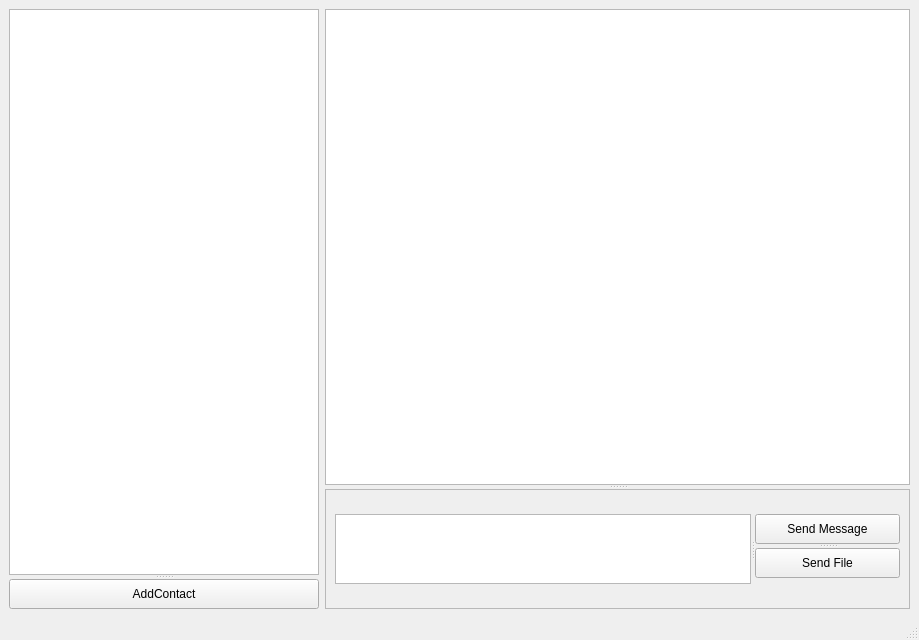
<?xml version="1.0" encoding="UTF-8"?>
<ui version="4.0">
 <class>ChatPage</class>
 <widget class="QMainWindow" name="ChatPage">
  <property name="geometry">
   <rect>
    <x>0</x>
    <y>0</y>
    <width>919</width>
    <height>640</height>
   </rect>
  </property>
  <property name="windowTitle">
   <string>MainWindow</string>
  </property>
  <widget class="QWidget" name="centralwidget">
   <layout class="QGridLayout" name="gridLayout_3">
    <item row="0" column="1">
     <widget class="QSplitter" name="splitter_2">
      <property name="orientation">
       <enum>Qt::Vertical</enum>
      </property>
      <widget class="QListWidget" name="C_ChatList"/>
      <widget class="QFrame" name="frame">
       <property name="maximumSize">
        <size>
         <width>16777215</width>
         <height>120</height>
        </size>
       </property>
       <property name="frameShape">
        <enum>QFrame::StyledPanel</enum>
       </property>
       <property name="frameShadow">
        <enum>QFrame::Raised</enum>
       </property>
       <layout class="QGridLayout" name="gridLayout">
        <item row="0" column="0">
         <widget class="QSplitter" name="splitter_4">
          <property name="orientation">
           <enum>Qt::Horizontal</enum>
          </property>
          <widget class="QPlainTextEdit" name="C_PlainText"/>
          <widget class="QSplitter" name="splitter">
           <property name="orientation">
            <enum>Qt::Vertical</enum>
           </property>
           <widget class="QPushButton" name="C_MessageButton">
            <property name="maximumSize">
             <size>
              <width>16777215</width>
              <height>30</height>
             </size>
            </property>
            <property name="text">
             <string>Send Message</string>
            </property>
           </widget>
           <widget class="QPushButton" name="C_FileButton">
            <property name="maximumSize">
             <size>
              <width>16777215</width>
              <height>30</height>
             </size>
            </property>
            <property name="text">
             <string>Send File</string>
            </property>
           </widget>
          </widget>
         </widget>
        </item>
       </layout>
      </widget>
     </widget>
    </item>
    <item row="0" column="0">
     <widget class="QSplitter" name="splitter_5">
      <property name="orientation">
       <enum>Qt::Vertical</enum>
      </property>
      <widget class="QListWidget" name="C_ContactList">
       <property name="maximumSize">
        <size>
         <width>310</width>
         <height>16777215</height>
        </size>
       </property>
      </widget>
      <widget class="QPushButton" name="C_AddContactButton">
       <property name="maximumSize">
        <size>
         <width>16777215</width>
         <height>30</height>
        </size>
       </property>
       <property name="text">
        <string>AddContact</string>
       </property>
      </widget>
     </widget>
    </item>
   </layout>
  </widget>
  <widget class="QMenuBar" name="menubar">
   <property name="geometry">
    <rect>
     <x>0</x>
     <y>0</y>
     <width>919</width>
     <height>25</height>
    </rect>
   </property>
  </widget>
  <widget class="QStatusBar" name="statusbar"/>
 </widget>
 <resources/>
 <connections/>
</ui>
